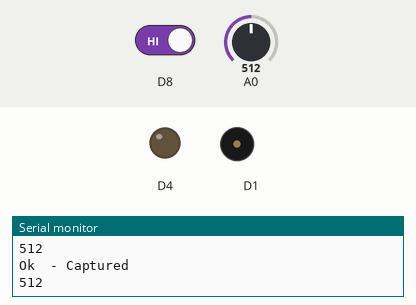
Bench run of a sketch on a simulated ESP8266 (NodeMCU). Parts: output pins drawn as LEDs (lit = HIGH), buzzer (waves = sounding), the last lines printed to the serial monitor. Inputs (shaded band) come from the test bench; at power-on: D8 HIGH, A0 = 512.

Above: at 4.3 s.
4.4 s: D8 driven LOW
At 7.4 s:
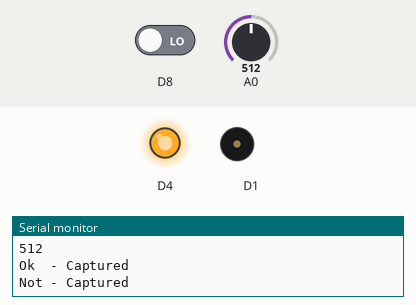
8.6 s: D8 driven HIGH
At 9.4 s:
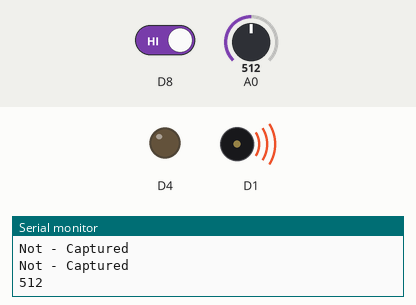
Timing chart, 0 to 23.2 s (numbered marks = the images above; inputs shaded):
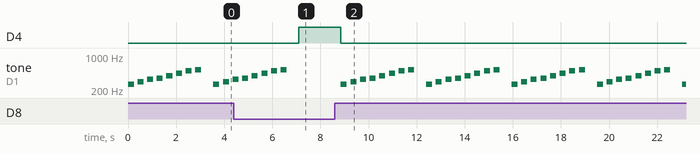

The sketch:

Co2_sound_notification.ino
```cpp
unsigned long previousMillis = 0;
const long interval = 1000 * 10;

int melody[] =    {262, 294, 330, 349, 392, 440, 494, 523};

void sound_alarm()
{
  for (int i = 0; i < 8; i++) {
    tone(D1, melody[i], 250);
    delay(400);
    noTone(D1);
    }
}

int getCo2()
{
  int value = analogRead(A0);
  Serial.println(value);
  return value;
}

void setup() {
  Serial.begin(250000);
  pinMode(LED_BUILTIN, OUTPUT);     // Initialize the LED_BUILTIN pin as an output
  pinMode(D8, INPUT);
  pinMode(D1, OUTPUT);
  pinMode(A0, INPUT);
  pinMode(D4, OUTPUT);
  digitalWrite(D4, LOW);
  previousMillis = millis();
}

// the loop function runs over and over again forever
void loop() {
  unsigned long currentMillis = millis();
  int val = digitalRead(D8);
  if(val == LOW)
  {
    previousMillis = millis();
    digitalWrite(LED_BUILTIN, HIGH);   // Turn the LED off by making the voltage HIGH
    Serial.println("Not - Captured ");
  }
  else if(val==HIGH && ( currentMillis - previousMillis >= interval || getCo2()>105) )
  {
    digitalWrite(LED_BUILTIN, LOW); // Turn the LED on by making the voltage LOW
    sound_alarm();
    Serial.println("Ok  - Captured ");
  }
  delay(350);
}
```

Measured:
- after the input at 4.4 s, D4: LOW → HIGH after 2.7 s; tone on D1: goes on until 6.6 s, then stays silent
- by itself, tone on D1: plays 262 Hz for 0.25 s, 294 Hz for 0.25 s, 330 Hz for 0.25 s, 349 Hz for 0.25 s, 392 Hz for 0.25 s, 440 Hz for 0.25 s … (11 notes in this stretch)
